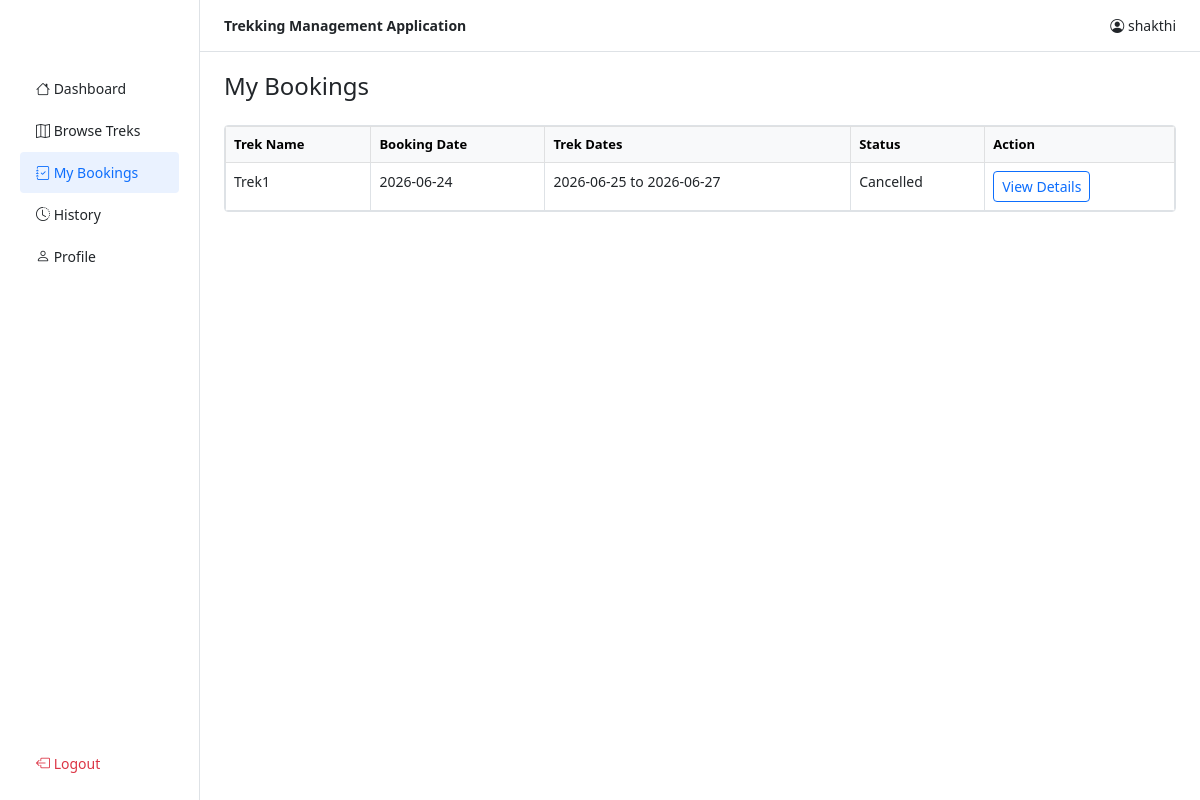
The page /user/bookings (signed in) on the database its author committed.
### tables this page shows
CREATE TABLE bookings (
            id INTEGER PRIMARY KEY AUTOINCREMENT,
            user_id INTEGER REFERENCES users(id),
            trek_id INTEGER REFERENCES treks(id),
            booking_date TEXT DEFAULT (date('now')),
            status TEXT DEFAULT "Booked"
        );

CREATE TABLE treks (
            id INTEGER PRIMARY KEY AUTOINCREMENT,
            name TEXT NOT NULL,
            location TEXT,
            difficulty TEXT CHECK(difficulty IN ("Easy","Moderate","Hard")),
            duration INTEGER,
            slots INTEGER DEFAULT 0,
            staff_id INTEGER REFERENCES users(id),
            status TEXT DEFAULT "Pending",
            start_date TEXT,
            end_date TEXT
        , description TEXT DEFAULT "");

### app.py (the view)
@app.route('/user/bookings')
@login_required('user')
def user_bookings():
    db = get_db()
    bookings = db.execute('''SELECT b.*, t.name trek_name, t.start_date, t.end_date, t.location
                             FROM bookings b JOIN treks t ON b.trek_id=t.id
                             WHERE b.user_id=? AND b.status!="Completed" ORDER BY b.id DESC''', (session['user_id'],)).fetchall()
    return render_template('user/bookings.html', bookings=bookings)

### app.py (called while the page is built)
def login_required(role=None):
    def decorator(f):
        @wraps(f)
        def wrapper(*args, **kwargs):
            if 'user_id' not in session:
                return redirect(url_for('login'))
            if role and session.get('role') != role:
                flash('Access denied.')
                return redirect(url_for('login'))
            return f(*args, **kwargs)
        return wrapper
    return decorator

### database.py (called while the page is built)
def get_db():
    db = getattr(g, '_database', None)
    if db is None:
        db = g._database = sqlite3.connect(DATABASE)
        db.row_factory = sqlite3.Row
    return db

### templates/user/bookings.html
{% extends "base.html" %}
{% block sidebar %}
<ul class="nav flex-column px-2">
  <li class="nav-item"><a class="nav-link" href="{{ url_for('user_dashboard') }}"><i class="bi bi-house"></i> Dashboard</a></li>
  <li class="nav-item"><a class="nav-link" href="{{ url_for('user_treks') }}"><i class="bi bi-map"></i> Browse Treks</a></li>
  <li class="nav-item"><a class="nav-link active" href="{{ url_for('user_bookings') }}"><i class="bi bi-journal-check"></i> My Bookings</a></li>
  <li class="nav-item"><a class="nav-link" href="{{ url_for('user_history') }}"><i class="bi bi-clock-history"></i> History</a></li>
  <li class="nav-item"><a class="nav-link" href="{{ url_for('user_profile') }}"><i class="bi bi-person"></i> Profile</a></li>
</ul>
{% endblock %}
{% block content %}
<h4 class="mb-4">My Bookings</h4>
<div class="card table-responsive">
  <table class="table table-bordered mb-0">
    <thead class="table-light"><tr><th>Trek Name</th><th>Booking Date</th><th>Trek Dates</th><th>Status</th><th>Action</th></tr></thead>
    <tbody>
      {% for b in bookings %}
      <tr>
        <td>{{ b.trek_name }}</td><td>{{ b.booking_date }}</td><td>{{ b.start_date }} to {{ b.end_date }}</td><td>{{ b.status }}</td>
        <td><a class="btn btn-sm btn-outline-primary" href="{{ url_for('user_trek_detail', tid=b.trek_id) }}">View Details</a></td>
      </tr>
      {% else %}
      <tr><td colspan="5" class="text-center text-muted">No bookings yet.</td></tr>
      {% endfor %}
    </tbody>
  </table>
</div>
{% endblock %}

### templates/base.html (style rules this page uses)
body { background: #fff; color: #212529; font-size: 14px; }
.sidebar .nav-link { color: #212529; padding:.65rem 1rem; font-weight:500; }
.sidebar .nav-link:hover, .sidebar .nav-link.active { background: #eaf2ff; border-radius: 4px; color: #0d6efd; }
.card { border: 1px solid #dee2e6; border-radius: 4px; box-shadow: none; }
.table th { font-size: 13px; }

### rows shown on the page
bookings: trek_name "Trek1", booking_date "2026-06-24", start_date "2026-06-25", end_date "2026-06-27", status "Cancelled"

### other values the page prints
{{ session.username }} "shakthi"
